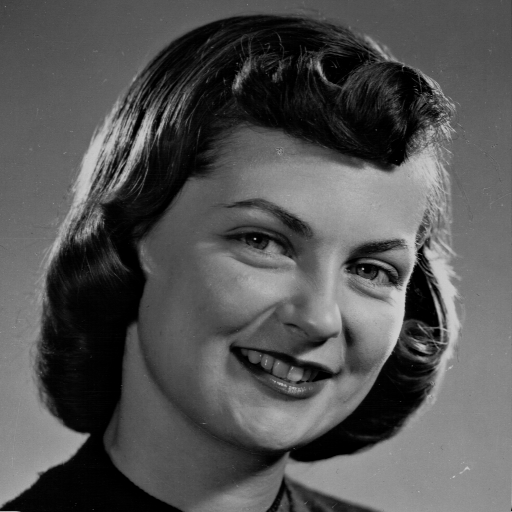
#> input picture practical_work/resources/512x512/girlface.png, 512 x 512 px, found by its file name
$ jupyter execute --allow-errors ip-3-spatial-filters_solution.ipynb
#> lines starting #> are read from the running program, lines starting #| are printed output that depends on the picture
<div style="background-color:rgba(20, 20, 20, 0.8); color:white; padding:10pt" >

# **Lab Introduction to Image Processing**
&mdash; **`alain.lebret@ensicaen.fr`** &mdash;

### Part 3: Spatial Filters

</div>

## Introduction

Digital images are subject to various types of noise. Noise is the result of errors in the image acquisition process and results in pixel values that do not reflect the actual intensities. The insertion of noise into an image largely depends on how the image was produced. For example:

If the image is digitized from a photograph, the grain of the photograph can be a source of noise. Noise can also result from physical damage to the paper photograph, or be introduced by the scanning device itself.
If the image is acquired directly in a digital format, the data retrieval mechanism, such as the CCD sensor, may introduce noise.
Transmitting an image over a transmission channel can also introduce noise.
In the spatial domain, it is possible to use linear filtering to remove certain types of noise. Filters such as averaging filters or Gaussian filters are suitable. For example, an averaging filter will be useful for removing noise due to the grain of a photograph. Since each pixel depends on the average of the pixels in its neighborhood, local variations caused by graining are thus reduced. The non-linear median filter, on the other hand, is much less sensitive to extreme values (called outliers) than an averaging filter can be. Median filtering is therefore more able to remove these outliers without reducing the sharpness of the image.

In the upcoming sessions, we will see that moving into the frequency domain also allows us to denoise an image using low-pass filters.

## Dependencies

[cell 1]
#
# Loads required libraries
#
import math
import numpy as np
import skimage              # scikit-image
from skimage import data    # some images to use
from skimage import io      # open, write, etc. image files
from skimage import color   # conversion between color spaces
from skimage import filters # threshold_mean
from skimage import util    # random_noise
from skimage.morphology import disk # to use with "median" filter
from matplotlib import pyplot as plt

#
# Uncomments the lines below if using Google Colab
#
#from google.colab import drive
#from google.colab.patches import cv2_imshow

[cell 2]
root_path = './ressources'
smaller = root_path + '/256x256'
medium = root_path + '/512x512'
various = root_path + '/divers'

## 1. Introduction to Image Noise

In the realm of digital image processing, noise refers to random variations of brightness or color information, which can significantly degrade the quality of an image. Various types of noise can be encountered in images, each with distinct characteristics and sources:

- **Gaussian Noise**: This type of noise follows a Gaussian distribution and can be caused by sensor noise due to poor illumination and/or high temperature, and electronic circuit noise in image acquisition.
- **Salt-and-Pepper Noise**: This noise introduces sharp and sudden disturbances in the image signal. It presents itself as sparsely occurring white and black pixels. It can be caused by faulty memory locations in hardware, malfunctioning pixel elements in the camera sensors, or during transmission, such as in wireless communication.
- **Poisson Noise**: This noise model is appropriate for representing photon counting in astronomical images or in scientific microscopy, where the observed number of photons follows a Poisson distribution.
- **Speckle Noise**: Commonly seen in medical images (especially ultrasound), this multiplicative noise can be modeled by multiplying the pixel value by a uniform or Gaussian random variable.

Simulating these noises can be crucial for developing and testing image processing algorithms to ensure robustness. To generate various types of noise in an image, Scikit-image provides the [`random_noise()`](https://scikit-image.org/docs/stable/api/skimage.util.html#skimage.util.random_noise) function in its `util` module.

<div style="background-color:rgba(255, 183, 77, 0.8); padding:5pt" >

---

#### **Exercise No. 1.1**

1. In your opinion, what type of noise is present in the images "girlface_noisy1.png", "girlface_noisy2.png", and "girlface_noisy3.png"?
2. Verify your hypotheses by adding noise to the image "girlface.png".

---

</div>

[cell 3]
#
# TO COMPLETE WITH YOUR CODE
#

# Add salt-and-pepper, gaussian and speckle noises to the image.
girlface = io.imread(medium + "/girlface.png")
#> girlface is the input picture: shape (512, 512, 3); min 0, max 207, mean 83.6
girlface_noisy1 = util.random_noise(girlface, mode = 's&p', amount = 0.1)
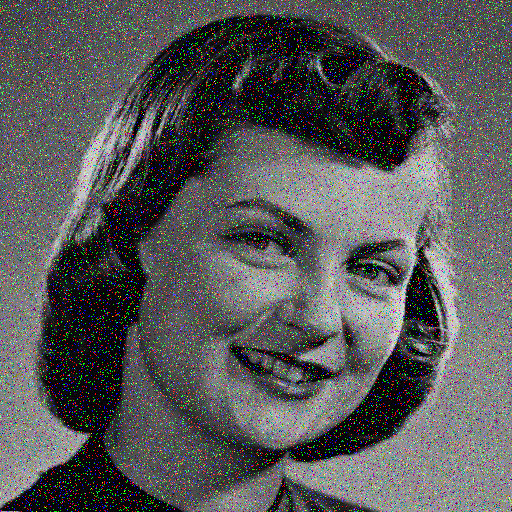
#> girlface_noisy1: shape (512, 512, 3) float64; mean R, G, B 0.345, 0.345, 0.345
girlface_noisy2 = util.random_noise(girlface, mode = 'gaussian')
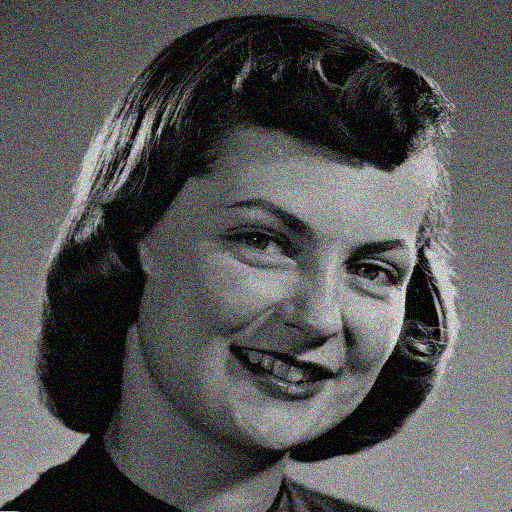
#> girlface_noisy2: shape (512, 512, 3) float64; mean R, G, B 0.334, 0.334, 0.334
girlface_noisy3 = util.random_noise(girlface, mode = 'speckle')
#io.imsave(medium + "/girlface_noisy1.png", util.img_as_ubyte(girlface_noisy1))
#io.imsave(medium + "/girlface_noisy2.png", util.img_as_ubyte(girlface_noisy2))
#io.imsave(medium + "/girlface_noisy3.png", util.img_as_ubyte(girlface_noisy3))

### Note

A number of *Scikit-image* functions, such as the one that applies noise (the [`random_noise()`](https://scikit-image.org/docs/stable/api/skimage.util.html#skimage.util.random_noise) function from the `util` module), return images with values in the range $[-1, 1]$. *Scikit-image* functions can handle this transformation and automatically bring images back into the $[0, 255]$ range. However, if you write your own functions, it may be necessary to normalize your images to bring them back into the $[0, 255]$ range. This operation is performed by the following transformation: \
$I_{\text{new}} = 255 \times \left( \frac{I_{\text{old}} - \text{min}(I_{\text{old}})}{\text{max}(I_{\text{old}}) - \text{min}(I_{\text{old}})} \right)$

Here is a `normalize_image()` function that will help you perform this operation:

```python
def normalize_image(image):
    """
    Normalize the image so that it has values in the range [0, 255] and converts it to uint8.

    Parameters:
        image : np.array
            The input image with values in the range [-1, 1].

    Returns:
        np.array
            The normalized image with values in the range [0, 255] and of type uint8.
    """
    # Normalize the image to have values in the range [0, 1]
    normalized_image = (image - np.min(image)) / (np.max(image) - np.min(image))

    # Extend the values to be in the range [0, 255] and convert to uint8
    return np.uint8(normalized_image * 255)
```

## 2. Image Denoising

Filtering methods for reducing noise in images include **spatial filters** and **frequency filters**.

Among the most used spatial filters, we find:

- **Mean filter**: A linear filter that replaces each pixel in the image with the average of neighboring pixels, including itself. This type of filter is effective for *reducing Gaussian noise*. The operation involves a convolution product between the original image $I$ and a kernel $K$ (a matrix) whose all values are divided by its number $N$ of elements. For example, a 3x3 kernel can be defined as follows: $K = \frac{1}{9} \times \begin{bmatrix} 1 & 1 & 1 \\ 1 & 1 & 1 \\ 1 & 1 & 1 \end{bmatrix}$. \
    $ I_{\text{filtered}}(x, y) = (I * K)(x, y) = \sum\limits_{m=-a}^{a} \sum\limits_{n=-b}^{b} I(x-m, y-n) \cdot K(m, n) $
    where $a$ and $b$ are respectively half the width and height of the kernel, $x$ and $y$ are the coordinates of the pixel being processed in the image $I$, $m$ and $n$ are the coordinates of the pixel being processed in the kernel $K$.
- **Gaussian filter**: A linear filter that uses a kernel $K$ based on the Gaussian function to smooth the image. It gives more weight to pixels close to the center of the kernel and less weight to distant pixels. $I_{\text{filtered}}(x, y)$ still corresponds to the convolution product of $I$ by the kernel $K$ whose elements are estimated by the function $G(x, y) = \frac{1}{2\pi\sigma^2} e^{-\frac{x^2 + y^2}{2\sigma^2}}$ where $\sigma$ is the standard deviation of the Gaussian.
- **Median filter**: A non-linear filter that replaces each pixel in the image with the median value of neighboring pixels in a sliding window that scans the entire image. The size of this window (or mask) is usually odd (for example, 3$\times$3, 5$\times$5) so that there is a central pixel. It is a filter that is particularly effective for *eliminating "salt and pepper" noise*. \
    $ I_{\text{filtered}}(x, y) = \text{median}\{ I(x+i, y+j) : -k \leq i \leq k, -l \leq j \leq l \} $
    where $k$ and $l$ determine the size of the neighborhood, $x$ and $y$ are the coordinates of the pixel being processed.
- **Bilateral filter**: A non-linear filter that takes into account both spatial proximity and pixel intensity. It is effective in reducing noise while preserving edges in the image.
    $ I_{\text{filtered}}(x, y) = \frac{\sum\limits_{i=-k}^{k} \sum\limits_{j=-l}^{l} I(x+i, y+j) \cdot W_s(i, j) \cdot W_c(I(x+i, y+j), I(x, y))}{\sum\limits_{i=-k}^{k} \sum\limits_{j=-l}^{l} W_s(i, j) \cdot W_c(I(x+i, y+j), I(x, y))} $
    $W_s$ is a spatial weight function (often a Gaussian), $W_c$ is the intensity difference weight function (also often a Gaussian), $k$ and $l$ determine the size of the neighborhood, $x$ and $y$ are the coordinates of the pixel being processed.

*Scikit-image* offers in its `filters` module the "mean" ([`rank.mean()`](https://scikit-image.org/docs/stable/api/skimage.filters.rank.html#skimage.filters.rank.mean)), "gaussian" ([`gaussian()`](https://scikit-image.org/docs/stable/api/skimage.filters.html#skimage.filters.gaussian)), and "median" ([`median()`](https://scikit-image.org/docs/stable/api/skimage.filters.html#skimage.filters.median)) filters. The "bilateral" filter ([`denoise_bilateral()`](https://scikit-image.org/docs/stable/api/skimage.restoration.html#skimage.restoration.denoise_bilateral)) is offered in the `restoration` module.

### Convolution Product

The filters of *Scikit-image* implement an optimized version of the convolution operation. However, if you want to write your own filters, it is necessary to have your own function. The `convolve2D()` function below allows for the convolution between a 2D image and a kernel. By default, the convolution is performed on the left half of the image in order to compare the result.

```python
def convolve2D(input_image, filter_kernel, half=True):
    """ Left half part or whole image convolution using the given kernel """
    s = input_image.shape
    py = (filter_kernel.shape[0]-1)/2
    px = (filter_kernel.shape[1]-1)/2
    filtered_image = input_image.copy()
    if half:
        imax = s[1]/2
    else:
        imax = s[1]-px
    for i in range(int(px), int(imax)):
        for j in range(int(py), int(s[0]-py)):
            pixel_sum = 0.0
            for k in range(-int(px),int(px)+1):
                for l in range(-int(py),int(py)+1):
                    pixel_sum += input_image[int(j+l)][int(i+k)]*filter_kernel[int(l+py)][int(k+px)]
            filtered_image[j][i] = pixel_sum
    return filtered_image
```

### Denoising with Mean Filter

<div style="background-color:rgba(255, 183, 77, 0.8); padding:5pt" >

---

#### **Exercise No. 2.1**

Using the previous `convolve2D()` function, perform noise reduction in the images "girlface_noisy1.png", "girlface_noisy2.png", and "girlface_noisy3.png" and display the results for the following filters:

1. 3x3 Mean filter (weight 1/9).
2. 5x5 Mean filter (weight 1/25).
3. 15x15 Mean filter (weight 1/225).

Note: The kernel $K$ will be created using the [`ones()`](https://numpy.org/doc/stable/reference/generated/numpy.ones.html) function from *Numpy*. For example: `K = np.ones((3, 3)) * 1.0/9`.

---
</div>

[cell 4]
#
# TO COMPLETE WITH YOUR CODE
#

img = io.imread(medium + "/girlface_noisy2.png")
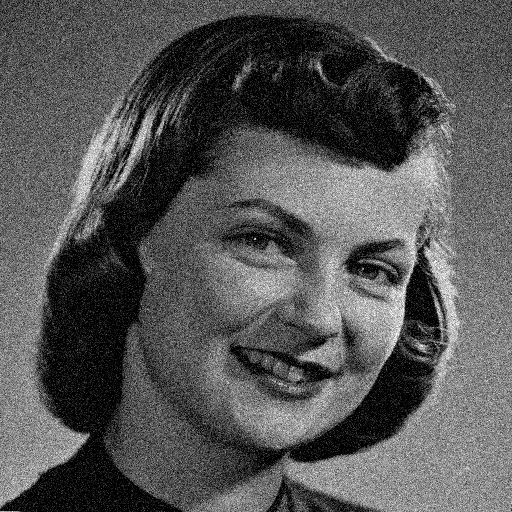
#> input picture practical_work/resources/512x512/girlface_noisy2.png, 512 x 512 px, found by its file name
#> img is the input picture: shape (512, 512); min 0, max 255, mean 85.1
plt.imshow(img, cmap='gray')

# A first small filter
h = np.ones((3, 3)) * 1.0/9
#> (the rest of this cell did not finish here and is left out)

### Denoising with Gaussian Filter
The function `gaussianFilter()` below performs a Gaussian filter of a given width:

```python
def gaussianFilter(width):
    epsilon = 0.05
    sigma = width * 1.0 / math.sqrt(-2 * math.log(epsilon))
    h = np.zeros((2*width + 1, 2*width  + 1))
    sum = 0
    for m in range(-width, width+1):
        for n in range(-width, width+1):
            h[m+width][n+width] = math.exp(-(n*n + m*m)/(2*sigma*sigma))
            sum += h[m+width][n+width]
    h = h/sum
    return h
```

<div style="background-color:rgba(255, 183, 77, 0.8); padding:5pt" >

---

#### **Exercise No. 2.2**

Using the previous `convolve2D()` and `gaussianFilter()` functions, perform noise reduction in the images "girlface_noisy1.png", "girlface_noisy2.png", and "girlface_noisy3.png" and display the results for Gaussian filters of width 3, 5, and 7.

---

</div>

#> (a cell that did not finish here is left out)

### Denoising with Median Filter

This time, we will use the [`median()`](https://scikit-image.org/docs/stable/api/skimage.filters.html#skimage.filters.median) function from the `filters` module of the _Scikit-image_ library, which directly performs the convolution.

<div style="background-color:rgba(255, 183, 77, 0.8); padding:5pt" >

---

#### **Exercise No. 2.3**

1. Using the [`median()`](https://scikit-image.org/docs/stable/api/skimage.filters.html#skimage.filters.median) function and the [`disk()`](https://scikit-image.org/docs/stable/api/skimage.morphology.html#skimage.morphology.disk) function from the `morphology` module of the _Scikit-image_ library, perform noise reduction on the images "girlface_noisy1.png", "girlface_noisy2.png", and "girlface_noisy3.png" using disks of size 5, 7, and 9 and display the results.
2. Compare the different filters.

---

</div>

[cell 6]
#
# TO COMPLETE WITH YOUR CODE
#

# A median filter
Y = filters.median(img, disk(5))
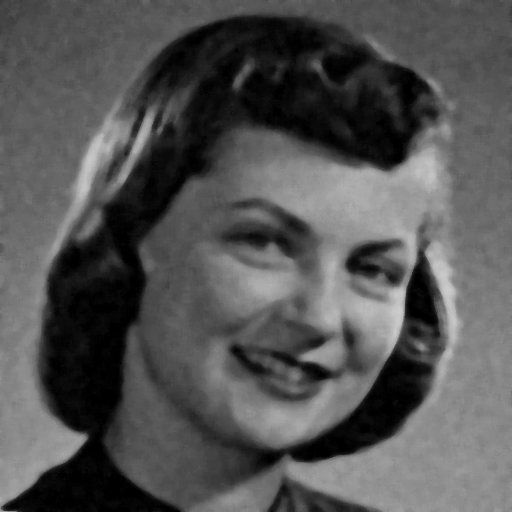
#> Y: shape (512, 512); min 0, max 205, mean 83.5
plt.figure(figsize = (4, 4))
plt.imshow(Y, cmap = 'gray')

## 3. Edge Extraction and Refinement

In addition to noise reduction functions, the `filters` module of *Scikit-image* includes most functions that perform edge extraction and refinement using spatial filters.

### Edge Extraction

Edge extraction is a crucial operation in image processing and computer vision to detect regions in an image where there is a sudden change in intensity. Edges can reveal significant details and shapes in the image and are often used to segment and identify objects in a scene. Here's a brief explanation of the "Prewitt", "Roberts", and "Sobel" methods for edge extraction:

#### Prewitt Operator

The Prewitt operator uses a convolution operator to detect areas of the image where there is an abrupt change in intensity, which often indicates the presence of an edge. The operator uses two 3$\times$3 kernels (one for horizontal changes, the other for vertical changes) to calculate approximations of the image gradient derivatives, thereby highlighting regions of intensity change. The kernels are as follows:

$ G_x = \begin{bmatrix}
-1 & 0 & 1 \\
-1 & 0 & 1 \\
-1 & 0 & 1
\end{bmatrix} $
and
$ G_y = \begin{bmatrix}
-1 & -1 & -1 \\
0 & 0 & 0 \\
1 & 1 & 1
\end{bmatrix} $

The gradient magnitude is then calculated as follows:
$ G = \sqrt{{G_x}^2 + {G_y}^2} $

#### Roberts Operator

The Roberts operator is particularly effective for detecting edges that are at 45 degrees in the image. It uses a pair of 2x2 kernels that are convolved with the original image to calculate approximations of the gradient derivatives. The Roberts operator is known for its simplicity and computational speed but is less effective at detecting subtle edges compared to other operators. The kernels are as follows:

$ G_x = \begin{bmatrix}
1 & 0 \\
0 & -1
\end{bmatrix} $
and
$ G_y = \begin{bmatrix}
0 & 1 \\
-1 & 0
\end{bmatrix} $

The gradient magnitude is calculated similarly to the Prewitt operator:
$ G = \sqrt{{G_x}^2 + {G_y}^2} $

#### Sobel Operator

The Sobel operator is similar to Prewitt in terms of detecting horizontal and vertical intensity changes but uses different convolution kernels that place greater weighting on pixels that are in the center of the kernel. The Sobel operator is often preferred for its robustness and ability to highlight edges even in a noisy image. The kernels are as follows:

$ G_x = \begin{bmatrix}
-1 & 0 & 1 \\
-2 & 0 & 2 \\
-1 & 0 & 1
\end{bmatrix} $
and
$ G_y = \begin{bmatrix}
-1 & -2 & -1 \\
0 & 0 & 0 \\
1 & 2 & 1
\end{bmatrix} $

And the gradient magnitude is:
$ G = \sqrt{{G_x}^2 + {G_y}^2} $

In all cases, $G_ x$ and $G_ y$ are applied to the original image via convolution, and the gradient magnitude
$G$ is used to determine the presence of an edge. If $G$ is above a certain threshold, an edge is detected. The directions of the edges can also be calculated using the arctangent of the ratio of the two gradients:
$ \theta = \arctan2(G_y, G_x) $.

<div style="background-color:rgba(255, 183, 77, 0.8); padding:5pt" >

---

#### **Exercise No. 3.1**

1. Create two synthetic grayscale images, one containing a white square on a black background, and the other a white circle on a black background. Apply the _Prewitt_ ([`prewitt()`](https://scikit-image.org/docs/stable/api/skimage.filters.html#skimage.filters.prewitt)), _Roberts_ ([`roberts()`](https://scikit-image.org/docs/stable/api/skimage.filters.html#skimage.filters.roberts)), and _Sobel_ ([`sobel()`](https://scikit-image.org/docs/stable/api/skimage.filters.html#skimage.filters.sobel)) operators to them. Compare the results.
2. Repeat with two more realistic images (character and building).
3. Are the operators encountered here suitable for all images?

---
</div>

[cell 7]
#
# TO COMPLETE WITH YOUR CODE
#

Y = filters.prewitt(girlface)
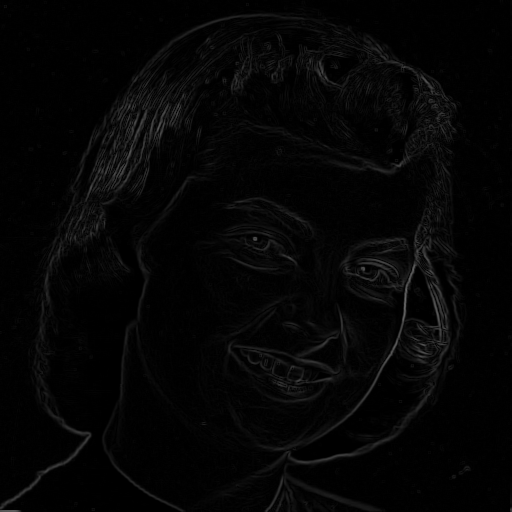
#> Y: shape (512, 512, 3) float64; min 0, max 0.404, mean 0.0213
plt.figure(figsize = (4, 4))
plt.imshow(Y, cmap = 'gray')
#> (the rest of this cell did not finish here and is left out)
